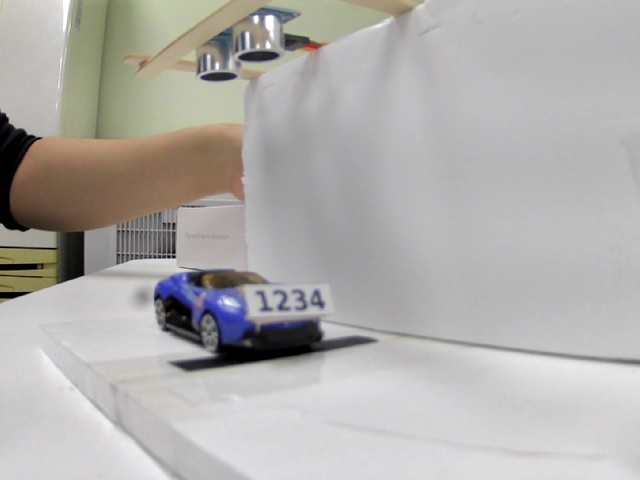
#> input picture vision/ocr_test.jpg, 640 x 480 px
$ python -i plate_ocr.py   (imports and definitions only)
#> lines starting #> are read from the running program, lines starting #| are printed output that depends on the picture; after the words box and inside, x2 and y2 are one past the last pixel; in counts of white or black regions, pixels touching at a corner belong together
"""
숫자 4자리 번호판 OCR (입구 카메라·상단 카메라 공용)

1) 흰 종이 번호판(밝은 직사각형)을 찾아 잘라낸다
2) 잘라낸 이미지를 (전처리 3가지 × Tesseract 모드 3가지)로 읽는다
3) 여러 방법이 같은 숫자를 읽으면 그 결과를 신뢰한다 (투표 방식)

Tesseract는 글자를 맞게 읽어도 신뢰도(conf)를 0~40처럼 낮게 주는 경우가 많아서,
conf만으로 판단하면 맞는 번호도 '불확실'로 버려진다. 그래서 '몇 가지 방법이 같은 답을 냈는지'를
함께 반영해 0~1 사이 신뢰도를 만든다.
"""
import re
from collections import defaultdict

import os
import shutil

import cv2
import numpy as np
import pytesseract

# 윈도우: Tesseract를 PATH에 등록하지 않았어도 기본 설치 경로에서 자동으로 찾기
_WINDOWS_TESSERACT = r"C:\Program Files\Tesseract-OCR\tesseract.exe"
if os.name == "nt" and not shutil.which("tesseract") and os.path.exists(_WINDOWS_TESSERACT):
    pytesseract.pytesseract.tesseract_cmd = _WINDOWS_TESSERACT

DIGITS_ONLY = "-c tessedit_char_whitelist=0123456789"
# 7: 한 줄 텍스트(번호판에 가장 잘 맞음), 8: 한 단어, 13: 원시 한 줄
PSM_MODES = (7, 8, 13)


def _preprocess_variants(img):
    gray = cv2.cvtColor(img, cv2.COLOR_BGR2GRAY) if img.ndim == 3 else img
    # 작은 글자는 키우면 인식률이 크게 오름
    if gray.shape[0] < 150:
        scale = 150.0 / gray.shape[0]
        gray = cv2.resize(gray, None, fx=scale, fy=scale, interpolation=cv2.INTER_CUBIC)
    # 가장자리에 흰 여백을 두면 Tesseract가 글자 경계를 더 잘 잡음
    gray = cv2.copyMakeBorder(gray, 15, 15, 15, 15, cv2.BORDER_REPLICATE)
    blur = cv2.GaussianBlur(gray, (3, 3), 0)
    _, otsu = cv2.threshold(blur, 0, 255, cv2.THRESH_BINARY + cv2.THRESH_OTSU)
    yield gray
    yield otsu
    yield cv2.bitwise_not(otsu)  # 어두운 바탕에 밝은 글자인 경우


# [52 lines left out: functions _count_char_blobs, _text_boxes, _white_boxes, not called in this run]


def _char_binaries(gray):
    """
    어두운 글자만 흰색으로 남긴 이진 영상 여러 장
    (조명·흐림 정도에 따라 숫자가 서로 붙거나 끊기는 방식이 달라서 몇 가지를 같이 씀)
    """
    out = []
    for block, c in ((31, 10), (41, 12)):
        out.append(cv2.adaptiveThreshold(gray, 255, cv2.ADAPTIVE_THRESH_MEAN_C,
                                         cv2.THRESH_BINARY_INV, block, c))
    k = max(15, gray.shape[0] // 20)
    blackhat = cv2.morphologyEx(gray, cv2.MORPH_BLACKHAT, cv2.getStructuringElement(cv2.MORPH_RECT, (k, k)))
    _, bh = cv2.threshold(blackhat, 0, 255, cv2.THRESH_BINARY + cv2.THRESH_OTSU)
    out.append(bh)
    return out


def _row_box(row):
    xs = [x for x, _, _, _ in row] + [x + w for x, _, w, _ in row]
    ys = [y for _, y, _, _ in row] + [y + h for _, y, _, h in row]
    return min(xs), min(ys), max(xs), max(ys)


def _overlaps(a, b):
    ax1, ay1, ax2, ay2 = a
    bx1, by1, bx2, by2 = b
    iw = max(0, min(ax2, bx2) - max(ax1, bx1))
    ih = max(0, min(ay2, by2) - max(ay1, by1))
    inter = iw * ih
    smaller = min((ax2 - ax1) * (ay2 - ay1), (bx2 - bx1) * (by2 - by1))
    return smaller > 0 and inter / float(smaller) > 0.5


def _digit_rows(chars, max_rows=3):
    """
    숫자 하나하나를 덩어리로 찾은 뒤, 크기가 비슷하고 옆으로 나란히 놓인 3~6개를 한 줄(번호판)로 묶음
    → 차체·바퀴처럼 숫자 옆에 붙은 무늬는 빠지고, 기울어진 번호판도 찾을 수 있음
    """
    h_img = chars.shape[0]
    n, _, stats, _ = cv2.connectedComponentsWithStats(chars)
    blobs = []
    for i in range(1, n):
        x, y, w, h, area = stats[i]
        if not max(8, 0.015 * h_img) <= h <= 0.3 * h_img:  # 멀리 있는 작은 숫자도 포함
            continue
        if not 0.12 <= w / float(h) <= 1.1:       # 숫자는 세로로 긴 모양 ('1'은 아주 가늚)
            continue
        if area < 0.15 * w * h:
            continue
        blobs.append((x, y, w, h))

    # 비슷한 높이 + 가까운 가로 간격 + 비슷한 세로 위치끼리 연결 (union-find)
    parent = list(range(len(blobs)))

    def find(a):
        while parent[a] != a:
            parent[a] = parent[parent[a]]
            a = parent[a]
        return a

    for i, (x1, y1, w1, h1) in enumerate(blobs):
        for j in range(i + 1, len(blobs)):
            x2, y2, w2, h2 = blobs[j]
            if max(h1, h2) / float(min(h1, h2)) > 1.4:
                continue
            hm = (h1 + h2) / 2.0
            gap = max(x1, x2) - min(x1 + w1, x2 + w2)
            if gap > 0.9 * hm:
                continue
            if abs((y1 + h1 / 2.0) - (y2 + h2 / 2.0)) > 0.6 * hm:
                continue
            parent[find(i)] = find(j)

    groups = {}
    for i in range(len(blobs)):
        groups.setdefault(find(i), []).append(blobs[i])

    rows = [g for g in groups.values() if 3 <= len(g) <= 6]
    rows.sort(key=lambda g: (abs(len(g) - 4), -sum(b[3] for b in g)))
    return rows[:max_rows]


def _deskew_crop(img, row):
    """숫자 줄의 기울기만큼 영상을 돌려 똑바로 만든 뒤 번호판 부분만 잘라냄"""
    pts = []
    for x, y, w, h in row:
        pts += [(x, y), (x + w, y), (x, y + h), (x + w, y + h)]
    pts = np.array(pts, dtype=np.float32)
    # 각 숫자 중심을 잇는 직선의 기울기
    centers = np.array([(x + w / 2.0, y + h / 2.0) for x, y, w, h in row], dtype=np.float32)
    vx, vy, _, _ = cv2.fitLine(centers, cv2.DIST_L2, 0, 0.01, 0.01).flatten()
    angle = float(np.degrees(np.arctan2(vy, vx)))
    if angle > 45:
        angle -= 180
    elif angle < -45:
        angle += 180

    cx, cy = pts.mean(axis=0)
    rot = cv2.getRotationMatrix2D((float(cx), float(cy)), angle, 1.0)
    h_img, w_img = img.shape[:2]
    rotated = cv2.warpAffine(img, rot, (w_img, h_img), flags=cv2.INTER_CUBIC, borderMode=cv2.BORDER_REPLICATE)
    rp = cv2.transform(pts.reshape(-1, 1, 2), rot).reshape(-1, 2)
    x1, y1 = rp.min(axis=0)
    x2, y2 = rp.max(axis=0)
    ch = y2 - y1
    pad = 0.3 * ch
    x1, y1 = int(max(x1 - pad, 0)), int(max(y1 - pad, 0))
    x2, y2 = int(min(x2 + pad, w_img)), int(min(y2 + pad, h_img))
    return rotated[y1:y2, x1:x2]


# [17 lines left out: function _white_boxes, not called in this run]


def find_plate_candidates(img):
    """번호판일 가능성이 높은 영역을 잘라낸 이미지 목록 (가능성 높은 순)"""
    gray = cv2.cvtColor(img, cv2.COLOR_BGR2GRAY) if img.ndim == 3 else img

    # 1) 숫자 줄 기준 (기울기 보정 포함) — 대부분 여기서 찾음
    rows = []
    for binary in _char_binaries(gray):
        rows += _digit_rows(binary)
    # 번호판이 멀어서 숫자가 작으면, 2배로 키운 영상에서 한 번 더 찾기
    if not any(len(r) == 4 for r in rows):
        big = cv2.resize(gray, None, fx=2, fy=2, interpolation=cv2.INTER_CUBIC)
        for binary in _char_binaries(big):
            rows += [[(x // 2, y // 2, max(w // 2, 1), max(h // 2, 1)) for x, y, w, h in r]
                     for r in _digit_rows(binary)]
    rows.sort(key=lambda g: (abs(len(g) - 4), -sum(b[3] for b in g)))
    picked = []
    for row in rows:  # 여러 이진 영상에서 같은 번호판을 찾았으면 하나만
        if not any(_overlaps(_row_box(row), _row_box(p)) for p in picked):
            picked.append(row)
    crops = [_deskew_crop(img, row) for row in picked[:3]]
    # 2) 숫자 줄을 못 찾았을 때만 흰 종이 기준으로
    if not crops:
        for x, y, w, h in _white_boxes(gray)[:2]:
            if w > 0 and h > 0:
                crops.append(img[y:y + h, x:x + w])
    return [c for c in crops if c.size]


# 같은 번호가 이만큼 나오면 남은 방법은 건너뜀 (속도 향상)
ENOUGH_VOTES = 3


def _collect_votes(img, votes, best_conf):
    """img를 여러 방법으로 읽어 4자리 결과별 득표수와 최고 conf를 누적.
    한 번호가 ENOUGH_VOTES표를 얻으면 True를 돌려주고 바로 멈춤"""
    for variant in _preprocess_variants(img):
        for psm in PSM_MODES:
            data = pytesseract.image_to_data(
                variant, config=f"--psm {psm} {DIGITS_ONLY}", output_type=pytesseract.Output.DICT
            )
            seen = set()
            for text, conf in zip(data["text"], data["conf"]):
                cleaned = re.sub(r"\D", "", str(text))
                if len(cleaned) != 4 or cleaned in seen:
                    continue
                seen.add(cleaned)
                try:
                    conf_val = max(float(conf), 0.0) / 100.0  # conf가 '96.5' 같은 문자열이어도 처리
                except (TypeError, ValueError):
                    conf_val = 0.0
                votes[cleaned] += 1
                best_conf[cleaned] = max(best_conf[cleaned], conf_val)
            if votes and max(votes.values()) >= ENOUGH_VOTES:
                return True
    return False


# [10 lines left out: function _score, not called in this run]


def read_4digit_plate(img):
    """이미지에서 숫자 4자리를 찾아 (번호 또는 None, 신뢰도 0~1) 반환"""
    if img is None or img.size == 0:
        return None, 0.0

    votes, best_conf = defaultdict(int), defaultdict(float)
    # 1) 번호판처럼 보이는 영역을 잘라서 읽기
    crops = find_plate_candidates(img)
    for crop in crops:
        if _collect_votes(crop, votes, best_conf):
            break
    # 2) 번호판 후보를 하나도 못 찾았을 때만 이미지 전체로 시도
    #    (후보를 다 읽었는데 숫자가 없으면 번호판이 없는 것 → 빨리 다음 화면으로)
    if not crops:
        _collect_votes(img, votes, best_conf)
    return _score(votes, best_conf)

>>> import cv2
>>> picture = cv2.imread('ocr_test.jpg')
#> picture is the input picture: shape (480, 640, 3); mean B, G, R 171.3, 174, 176.3
>>> result = read_4digit_plate(picture)
#> in find_plate_candidates, `gray = cv2.cvtColor(img, cv2.COLOR_BGR2GRAY) if img.ndim == 3 else img`:
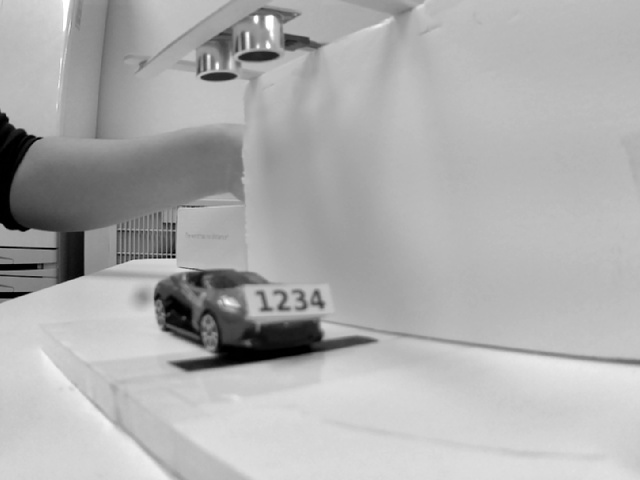
#> gray: shape (480, 640); min 0, max 255, mean 174.4
#> in _char_binaries, `k = max(15, gray.shape[0] // 20)`: k = 24
#> in _char_binaries, `blackhat = cv2.morphologyEx(gray, cv2.MORPH_BLACKHAT, cv2.getStructuri..`:
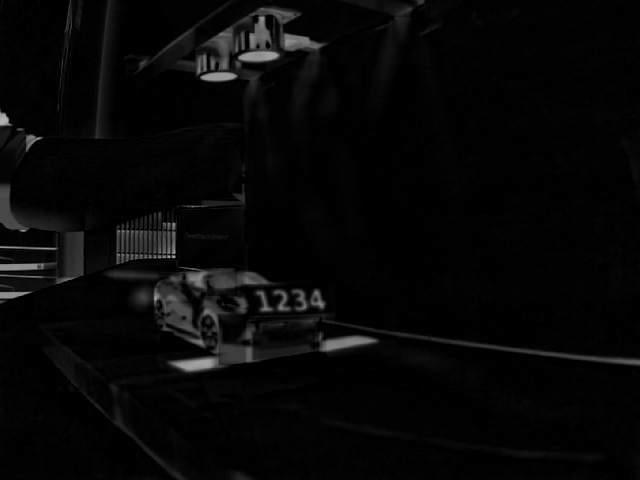
#> blackhat: shape (480, 640); min 0, max 179, mean 6.8
#> in _char_binaries, `_, bh = cv2.threshold(blackhat, 0, 255, cv2.THRESH_BINARY + cv2.THRESH..`:
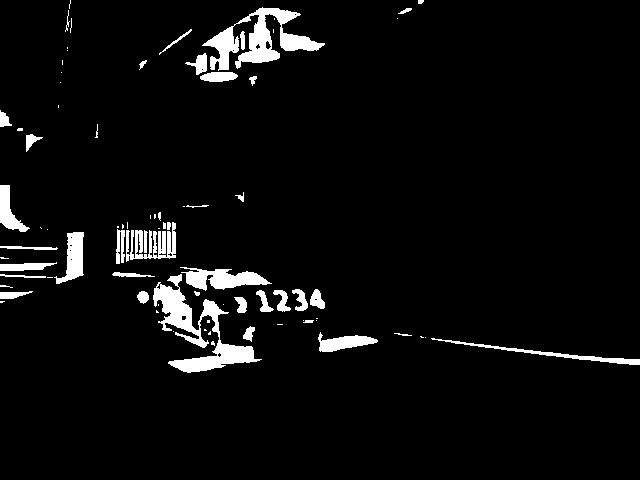
#> bh: shape (480, 640); 4.8% white; 81 white regions (40 under 20 px), largest, box (x1, y1, x2, y2) and area: (153, 274, 262, 373) 3168, (202, 7, 325, 71) 2817, (180, 267, 272, 291) 1179
#> the loop in find_plate_candidates, `for binary in _char_binaries(gray):` made 3 passes
#> n in _digit_rows on passes 1 to 3: 133, 114, 82
#> the loop in find_plate_candidates, `for row in rows:` made 5 passes
#> row on pass 5: [(240, 31, 5, 19), (251, 33, 4, 15), (234, 36, 4, 17)]
#> after the loop in find_plate_candidates, `for row in rows:`: picked = [[(273, 289, 17, 22), (292, 289, 16, 21), (310, 289, 15, 20), (256, 290, 17, 22)], [(144, 231, 3, 11), (149, 231, 3, 11), (154, 231, 2, 11), (158, 231, 3, 11)], [(240, 31, 5, 19), (251, 33, 4, 15), (234, 36, 4, 17)]]
#> in _deskew_crop, `rotated = cv2.warpAffine(img, rot, (w_img, h_img), flags=cv2.INTER_CUB..`:
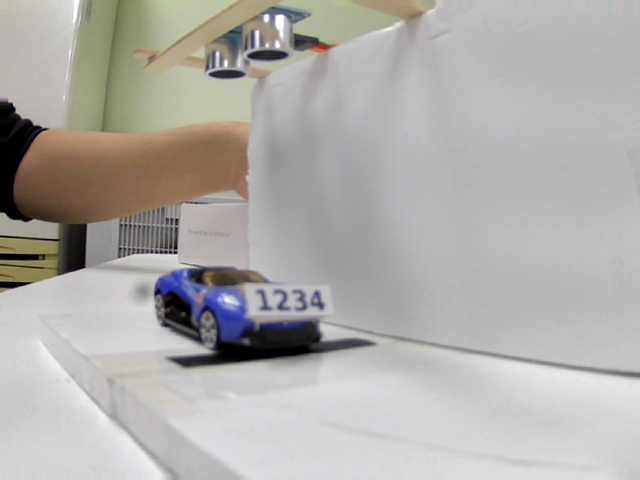
#> rotated: shape (480, 640, 3); mean B, G, R 170.9, 173.5, 175.9
#> in _deskew_crop, `return rotated[y1:y2, x1:x2]`:
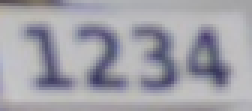
#> returned value: shape (37, 84, 3) (shown 3 times larger); mean of channels 0, 1, 2 169.1, 161.2, 161.9; drawn as B, G, R
#> the loop in _deskew_crop (call 2), `for x, y, w, h in row:` made 4 passes
#> pts on pass 1: [(144, 231), (147, 231), (144, 242), (147, 242)]
#> in _deskew_crop (call 2), `pts = np.array(pts, dtype=np.float32)`: pts = 16 rows, first 8: [144, 231], [147, 231], [144, 242], [147, 242], [149, 231], [152, 231], [149, 242], [152, 242]
#> in _deskew_crop (call 2), `rp = cv2.transform(pts.reshape(-1, 1, 2), rot).reshape(-1, 2)`: rp has the same summary as pts
#> in _deskew_crop (call 3), `pts = []`: pts = []
#> the loop in _deskew_crop (call 3), `for x, y, w, h in row:` made 3 passes
#> pts on pass 1: [(240, 31), (245, 31), (240, 50), (245, 50)]
#> in _deskew_crop (call 3), `pts = np.array(pts, dtype=np.float32)`: pts = [[240, 31], [245, 31], [240, 50], [245, 50], [251, 33], [255, 33], [251, 48], [255, 48], [234, 36], [238, 36], [234, 53], [238, 53]]
#> in _deskew_crop (call 3), `cx, cy = pts.mean(axis=0)`: cx = 243.8; cy = 41.83
#> in _deskew_crop (call 3), `rot = cv2.getRotationMatrix2D((float(cx), float(cy)), angle, 1.0)`: rot = [[0.977, -0.214, 14.56], [0.214, 0.977, -51.1]]
#> in _deskew_crop (call 3), `rotated = cv2.warpAffine(img, rot, (w_img, h_img), flags=cv2.INTER_CUB..`:
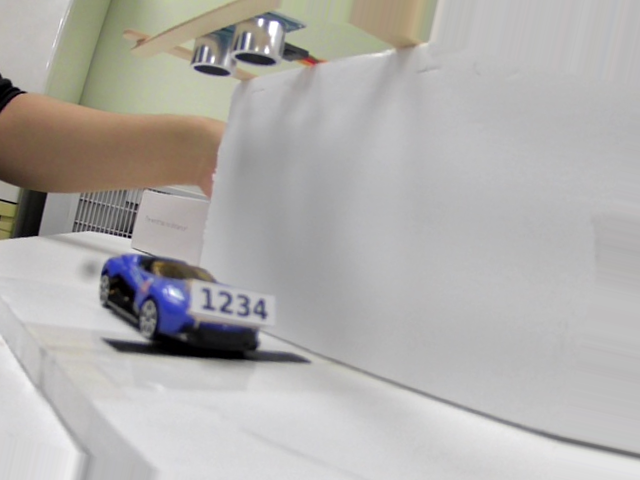
#> rotated: shape (480, 640, 3); mean B, G, R 172, 174.4, 176.7
#> in _deskew_crop (call 3), `rp = cv2.transform(pts.reshape(-1, 1, 2), rot).reshape(-1, 2)`: rp = [[242.4, 30.43], [247.3, 31.5], [238.3, 48.99], [243.2, 50.06], [252.7, 34.73], [256.6, 35.59], [249.5, 49.39], [253.4, 50.24], [235.5, 34.03], [239.4, 34.89], [231.8, 50.64], [235.8, 51.5]]
#> in _deskew_crop (call 3), `x1, y1 = rp.min(axis=0)`: x1 = 231.8; y1 = 30.43
#> in _deskew_crop (call 3), `x2, y2 = rp.max(axis=0)`: x2 = 256.6; y2 = 51.5
#> in _deskew_crop (call 3), `ch = y2 - y1`: ch = 21.07
#> in _deskew_crop (call 3), `pad = 0.3 * ch`: pad = 6.32
#> in _deskew_crop (call 3), `x1, y1 = int(max(x1 - pad, 0)), int(max(y1 - pad, 0))`: x1 = 225; y1 = 24
#> in _deskew_crop (call 3), `x2, y2 = int(min(x2 + pad, w_img)), int(min(y2 + pad, h_img))`: x2 = 262; y2 = 57
#> in _deskew_crop (call 3), `return rotated[y1:y2, x1:x2]`:
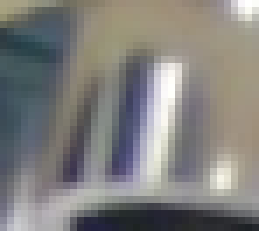
#> returned value: shape (33, 37, 3) (shown 7 times larger); mean of channels 0, 1, 2 125.5, 128, 129.1; drawn as B, G, R
#> in find_plate_candidates, `crops = [_deskew_crop(img, row) for row in picked[:3]]`: crops = 3 items
#> the loop in read_4digit_plate, `for crop in crops:` made 1 pass
#> (the run stopped early here; a loop or call above may not have finished)
